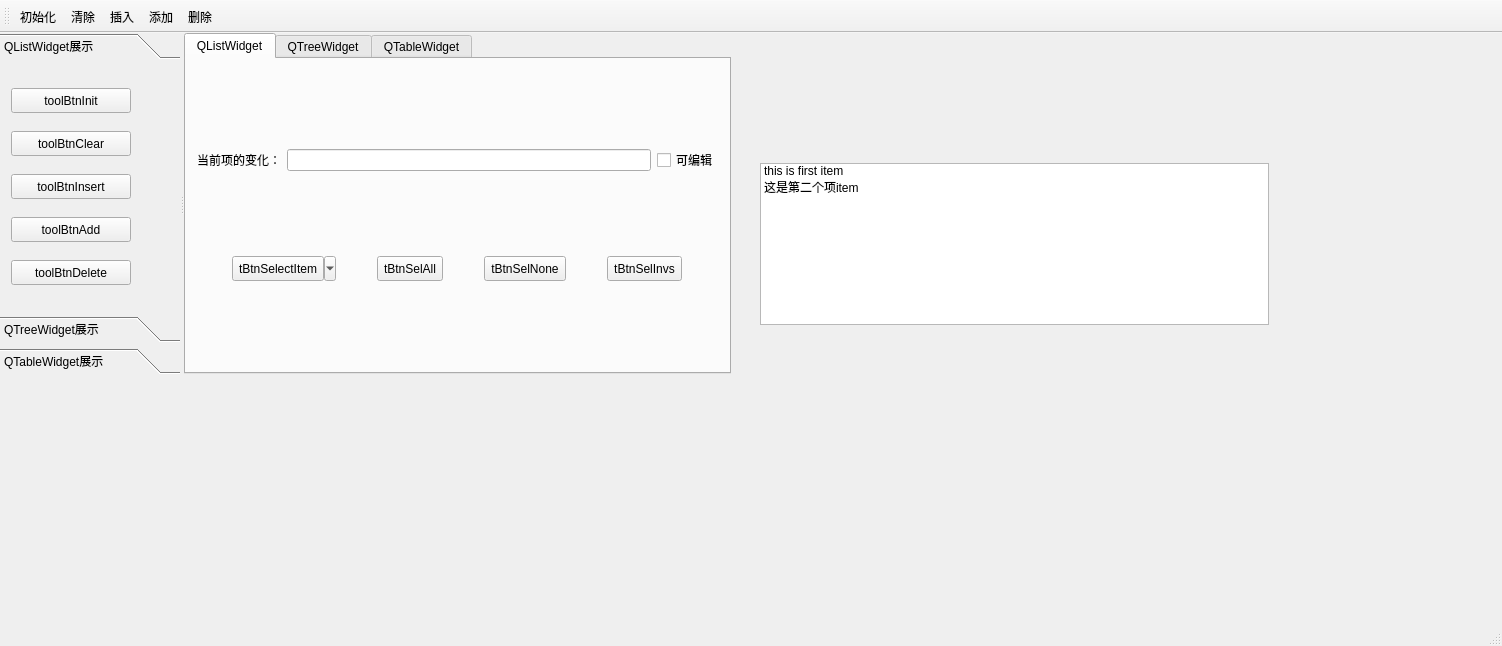
<?xml version="1.0" encoding="UTF-8"?>
<ui version="4.0">
 <class>ExQListWidget</class>
 <widget class="QMainWindow" name="ExQListWidget">
  <property name="geometry">
   <rect>
    <x>0</x>
    <y>0</y>
    <width>1502</width>
    <height>646</height>
   </rect>
  </property>
  <property name="windowTitle">
   <string>ExQListWidget</string>
  </property>
  <widget class="QWidget" name="centralWidget">
   <widget class="QSplitter" name="splitter">
    <property name="geometry">
     <rect>
      <x>0</x>
      <y>0</y>
      <width>731</width>
      <height>341</height>
     </rect>
    </property>
    <property name="orientation">
     <enum>Qt::Horizontal</enum>
    </property>
    <widget class="QToolBox" name="toolBox">
     <property name="minimumSize">
      <size>
       <width>140</width>
       <height>0</height>
      </size>
     </property>
     <property name="maximumSize">
      <size>
       <width>180</width>
       <height>16777215</height>
      </size>
     </property>
     <property name="currentIndex">
      <number>0</number>
     </property>
     <widget class="QWidget" name="pageList">
      <property name="geometry">
       <rect>
        <x>0</x>
        <y>0</y>
        <width>160</width>
        <height>217</height>
       </rect>
      </property>
      <attribute name="icon">
       <iconset resource="resources.qrc">
        <normaloff>:/images/List.png</normaloff>:/images/List.png</iconset>
      </attribute>
      <attribute name="label">
       <string>QListWidget展示</string>
      </attribute>
      <layout class="QVBoxLayout" name="verticalLayout_2">
       <item>
        <widget class="QToolButton" name="toolBtnInit">
         <property name="minimumSize">
          <size>
           <width>120</width>
           <height>25</height>
          </size>
         </property>
         <property name="text">
          <string>toolBtnInit</string>
         </property>
         <property name="toolButtonStyle">
          <enum>Qt::ToolButtonTextBesideIcon</enum>
         </property>
        </widget>
       </item>
       <item>
        <widget class="QToolButton" name="toolBtnClear">
         <property name="minimumSize">
          <size>
           <width>120</width>
           <height>25</height>
          </size>
         </property>
         <property name="text">
          <string>toolBtnClear</string>
         </property>
         <property name="toolButtonStyle">
          <enum>Qt::ToolButtonTextBesideIcon</enum>
         </property>
        </widget>
       </item>
       <item>
        <widget class="QToolButton" name="toolBtnInsert">
         <property name="minimumSize">
          <size>
           <width>120</width>
           <height>25</height>
          </size>
         </property>
         <property name="text">
          <string>toolBtnInsert</string>
         </property>
         <property name="toolButtonStyle">
          <enum>Qt::ToolButtonTextBesideIcon</enum>
         </property>
        </widget>
       </item>
       <item>
        <widget class="QToolButton" name="toolBtnAdd">
         <property name="minimumSize">
          <size>
           <width>120</width>
           <height>25</height>
          </size>
         </property>
         <property name="text">
          <string>toolBtnAdd</string>
         </property>
         <property name="toolButtonStyle">
          <enum>Qt::ToolButtonTextBesideIcon</enum>
         </property>
        </widget>
       </item>
       <item>
        <widget class="QToolButton" name="toolBtnDelete">
         <property name="minimumSize">
          <size>
           <width>120</width>
           <height>25</height>
          </size>
         </property>
         <property name="text">
          <string>toolBtnDelete</string>
         </property>
         <property name="toolButtonStyle">
          <enum>Qt::ToolButtonTextUnderIcon</enum>
         </property>
        </widget>
       </item>
      </layout>
     </widget>
     <widget class="QWidget" name="pageTree">
      <property name="geometry">
       <rect>
        <x>0</x>
        <y>0</y>
        <width>352</width>
        <height>245</height>
       </rect>
      </property>
      <property name="cursor">
       <cursorShape>SizeVerCursor</cursorShape>
      </property>
      <attribute name="icon">
       <iconset resource="resources.qrc">
        <normaloff>:/images/TREE.png</normaloff>:/images/TREE.png</iconset>
      </attribute>
      <attribute name="label">
       <string>QTreeWidget展示</string>
      </attribute>
      <layout class="QGridLayout" name="gridLayout_2">
       <item row="0" column="0">
        <widget class="QGroupBox" name="groupBox">
         <property name="title">
          <string>GroupBox</string>
         </property>
         <layout class="QVBoxLayout" name="verticalLayout_4">
          <item>
           <widget class="QLabel" name="labLeft">
            <property name="text">
             <string>此处没有实现任何功能</string>
            </property>
           </widget>
          </item>
          <item>
           <widget class="QLineEdit" name="lineEditLeft"/>
          </item>
          <item>
           <widget class="QSpinBox" name="spinBoxLeft"/>
          </item>
         </layout>
        </widget>
       </item>
       <item row="1" column="0">
        <spacer name="verticalSpacer">
         <property name="orientation">
          <enum>Qt::Vertical</enum>
         </property>
         <property name="sizeHint" stdset="0">
          <size>
           <width>20</width>
           <height>40</height>
          </size>
         </property>
        </spacer>
       </item>
      </layout>
     </widget>
     <widget class="QWidget" name="pageTable">
      <property name="geometry">
       <rect>
        <x>0</x>
        <y>0</y>
        <width>165</width>
        <height>170</height>
       </rect>
      </property>
      <attribute name="icon">
       <iconset resource="resources.qrc">
        <normaloff>:/images/Table.png</normaloff>:/images/Table.png</iconset>
      </attribute>
      <attribute name="label">
       <string>QTableWidget展示</string>
      </attribute>
      <widget class="QLabel" name="label_2">
       <property name="geometry">
        <rect>
         <x>10</x>
         <y>60</y>
         <width>161</width>
         <height>91</height>
        </rect>
       </property>
       <property name="text">
        <string>此处连布局都没有</string>
       </property>
      </widget>
     </widget>
    </widget>
    <widget class="QTabWidget" name="tabWidget">
     <property name="minimumSize">
      <size>
       <width>320</width>
       <height>0</height>
      </size>
     </property>
     <property name="currentIndex">
      <number>0</number>
     </property>
     <widget class="QWidget" name="tabList">
      <attribute name="icon">
       <iconset resource="resources.qrc">
        <normaloff>:/images/List.png</normaloff>:/images/List.png</iconset>
      </attribute>
      <attribute name="title">
       <string>QListWidget</string>
      </attribute>
      <layout class="QGridLayout" name="gridLayout_3">
       <item row="1" column="0">
        <layout class="QHBoxLayout" name="horizontalLayout">
         <item>
          <widget class="QLabel" name="labCurrItem">
           <property name="text">
            <string>当前项的变化：</string>
           </property>
          </widget>
         </item>
         <item>
          <widget class="QLineEdit" name="lineEditRight"/>
         </item>
         <item>
          <widget class="QCheckBox" name="checkBox">
           <property name="text">
            <string>可编辑</string>
           </property>
          </widget>
         </item>
        </layout>
       </item>
       <item row="2" column="0">
        <layout class="QHBoxLayout" name="horizontalLayout_2">
         <item>
          <widget class="QToolButton" name="toolBtnSelectItem">
           <property name="minimumSize">
            <size>
             <width>0</width>
             <height>25</height>
            </size>
           </property>
           <property name="text">
            <string>tBtnSelectItem</string>
           </property>
           <property name="popupMode">
            <enum>QToolButton::MenuButtonPopup</enum>
           </property>
           <property name="toolButtonStyle">
            <enum>Qt::ToolButtonTextBesideIcon</enum>
           </property>
          </widget>
         </item>
         <item>
          <widget class="QToolButton" name="toolBtnSelAll">
           <property name="minimumSize">
            <size>
             <width>0</width>
             <height>25</height>
            </size>
           </property>
           <property name="text">
            <string>tBtnSelAll</string>
           </property>
          </widget>
         </item>
         <item>
          <widget class="QToolButton" name="toolBtnSelNone">
           <property name="minimumSize">
            <size>
             <width>0</width>
             <height>25</height>
            </size>
           </property>
           <property name="text">
            <string>tBtnSelNone</string>
           </property>
          </widget>
         </item>
         <item>
          <widget class="QToolButton" name="toolBtnSelInvs">
           <property name="minimumSize">
            <size>
             <width>0</width>
             <height>25</height>
            </size>
           </property>
           <property name="text">
            <string>tBtnSelInvs</string>
           </property>
          </widget>
         </item>
        </layout>
       </item>
      </layout>
     </widget>
     <widget class="QWidget" name="tabTree">
      <attribute name="icon">
       <iconset resource="resources.qrc">
        <normaloff>:/images/TREE.png</normaloff>:/images/TREE.png</iconset>
      </attribute>
      <attribute name="title">
       <string>QTreeWidget</string>
      </attribute>
      <layout class="QGridLayout" name="gridLayout">
       <item row="0" column="0">
        <widget class="QPushButton" name="pushButton">
         <property name="text">
          <string>这里什么都没有，只有一个布局，此页面也没有实现任何功能</string>
         </property>
        </widget>
       </item>
      </layout>
     </widget>
     <widget class="QWidget" name="tabTable">
      <attribute name="icon">
       <iconset resource="resources.qrc">
        <normaloff>:/images/Table.png</normaloff>:/images/Table.png</iconset>
      </attribute>
      <attribute name="title">
       <string>QTableWidget</string>
      </attribute>
      <widget class="QLabel" name="label">
       <property name="geometry">
        <rect>
         <x>110</x>
         <y>120</y>
         <width>331</width>
         <height>101</height>
        </rect>
       </property>
       <property name="text">
        <string>这里什么都没有，连布局都没有</string>
       </property>
      </widget>
     </widget>
    </widget>
   </widget>
   <widget class="QListWidget" name="listWidget">
    <property name="geometry">
     <rect>
      <x>760</x>
      <y>130</y>
      <width>509</width>
      <height>162</height>
     </rect>
    </property>
    <item>
     <property name="text">
      <string>this is first item</string>
     </property>
     <property name="checkState">
      <enum>Unchecked</enum>
     </property>
     <property name="icon">
      <iconset resource="resources.qrc">
       <normaloff>:/images/github.png</normaloff>:/images/github.png</iconset>
     </property>
     <property name="flags">
      <set>ItemIsSelectable|ItemIsEditable|ItemIsDragEnabled|ItemIsUserCheckable|ItemIsEnabled</set>
     </property>
    </item>
    <item>
     <property name="text">
      <string>这是第二个项item</string>
     </property>
     <property name="checkState">
      <enum>Unchecked</enum>
     </property>
     <property name="icon">
      <iconset resource="resources.qrc">
       <normaloff>:/images/gril.png</normaloff>:/images/gril.png</iconset>
     </property>
    </item>
   </widget>
  </widget>
  <widget class="QMenuBar" name="menuBar">
   <property name="geometry">
    <rect>
     <x>0</x>
     <y>0</y>
     <width>1502</width>
     <height>41</height>
    </rect>
   </property>
  </widget>
  <widget class="QStatusBar" name="statusBar"/>
  <widget class="QToolBar" name="toolBar">
   <property name="windowTitle">
    <string>toolBar</string>
   </property>
   <property name="toolButtonStyle">
    <enum>Qt::ToolButtonTextUnderIcon</enum>
   </property>
   <attribute name="toolBarArea">
    <enum>TopToolBarArea</enum>
   </attribute>
   <attribute name="toolBarBreak">
    <bool>false</bool>
   </attribute>
   <addaction name="actListInit"/>
   <addaction name="actClear"/>
   <addaction name="actInsert"/>
   <addaction name="actAdd"/>
   <addaction name="actDel"/>
  </widget>
  <action name="actListInit">
   <property name="icon">
    <iconset resource="resources.qrc">
     <normaloff>:/images/init.png</normaloff>:/images/init.png</iconset>
   </property>
   <property name="text">
    <string>初始化</string>
   </property>
   <property name="toolTip">
    <string>初始化列表</string>
   </property>
   <property name="shortcut">
    <string>Ctrl+I</string>
   </property>
  </action>
  <action name="actClear">
   <property name="icon">
    <iconset resource="resources.qrc">
     <normaloff>:/images/clear.png</normaloff>:/images/clear.png</iconset>
   </property>
   <property name="text">
    <string>清除</string>
   </property>
   <property name="toolTip">
    <string>清除列表</string>
   </property>
   <property name="shortcut">
    <string>Alt+C</string>
   </property>
  </action>
  <action name="actInsert">
   <property name="icon">
    <iconset resource="resources.qrc">
     <normaloff>:/images/insert.png</normaloff>:/images/insert.png</iconset>
   </property>
   <property name="text">
    <string>插入</string>
   </property>
   <property name="toolTip">
    <string>插入项</string>
   </property>
   <property name="shortcut">
    <string>Alt+I</string>
   </property>
  </action>
  <action name="actAdd">
   <property name="icon">
    <iconset resource="resources.qrc">
     <normaloff>:/images/add.png</normaloff>:/images/add.png</iconset>
   </property>
   <property name="text">
    <string>添加</string>
   </property>
   <property name="toolTip">
    <string>添加项</string>
   </property>
   <property name="shortcut">
    <string>Alt+A</string>
   </property>
  </action>
  <action name="actDel">
   <property name="icon">
    <iconset resource="resources.qrc">
     <normaloff>:/images/delete.png</normaloff>:/images/delete.png</iconset>
   </property>
   <property name="text">
    <string>删除</string>
   </property>
   <property name="toolTip">
    <string>删除当前项目</string>
   </property>
   <property name="shortcut">
    <string>Ctrl+D</string>
   </property>
  </action>
  <action name="actSelAll">
   <property name="text">
    <string>全选</string>
   </property>
   <property name="toolTip">
    <string>选择全部</string>
   </property>
   <property name="shortcut">
    <string>Ctrl+A</string>
   </property>
  </action>
  <action name="actSelNone">
   <property name="text">
    <string>全不选</string>
   </property>
   <property name="toolTip">
    <string>全部不选中</string>
   </property>
  </action>
  <action name="actSelInvs">
   <property name="text">
    <string>反选</string>
   </property>
   <property name="toolTip">
    <string>选择相反的部分</string>
   </property>
  </action>
  <action name="actSelPopMenu">
   <property name="icon">
    <iconset resource="resources.qrc">
     <normaloff>:/images/menu.png</normaloff>:/images/menu.png</iconset>
   </property>
   <property name="text">
    <string>选项</string>
   </property>
   <property name="toolTip">
    <string>多种选择方式</string>
   </property>
  </action>
  <action name="actExit">
   <property name="icon">
    <iconset resource="resources.qrc">
     <normaloff>:/images/exit.png</normaloff>:/images/exit.png</iconset>
   </property>
   <property name="text">
    <string>退出</string>
   </property>
   <property name="toolTip">
    <string>退出程序</string>
   </property>
   <property name="shortcut">
    <string>Ctrl+0</string>
   </property>
  </action>
 </widget>
 <layoutdefault spacing="6" margin="11"/>
 <resources>
  <include location="resources.qrc"/>
 </resources>
 <connections>
  <connection>
   <sender>actSelPopMenu</sender>
   <signal>triggered()</signal>
   <receiver>actSelInvs</receiver>
   <slot>trigger()</slot>
   <hints>
    <hint type="sourcelabel">
     <x>-1</x>
     <y>-1</y>
    </hint>
    <hint type="destinationlabel">
     <x>-1</x>
     <y>-1</y>
    </hint>
   </hints>
  </connection>
 </connections>
</ui>
